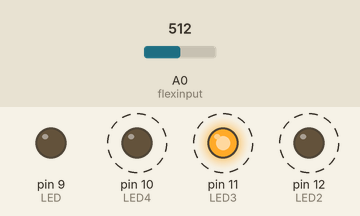
Bench run of a sketch on a simulated Arduino Uno, built with avr-gcc and run on an emulated ATmega328P. Shown: output pins drawn as LEDs (lit = HIGH). Dashed ring = blinking. The test bench sets the inputs (shaded band); at power-on: A0 (flexinput) = 512. What the sketch prints to the serial monitor is not drawn.

Above: at 0.87 s.
1.4 s: A0 (flexinput) set to 716
At 1.76 s:
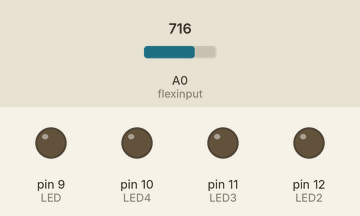
At 3.14 s:
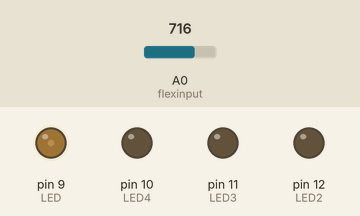
4.5 s: A0 (flexinput) set to 579
7.6 s: A0 (flexinput) set to 569
At 10.3 s:
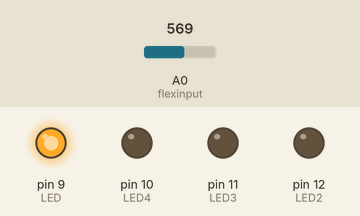
10.7 s: A0 (flexinput) set to 0
Timing chart, 0 to 14.8 s (numbered marks = the images above; inputs shaded):
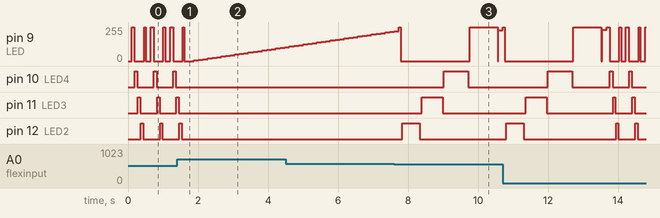

Measured:
- the behaviour switches between 570 and 569 on A0 (flexinput) (found by bisection; images 2 and 3)
- after the input at 1.4 s, pin 10 (LED4): stops changing and stays LOW; pin 11 (LED3), pin 12 (LED2): goes on until 1.5 s, then stays LOW
- after the input at 7.6 s, pin 10 (LED4): LOW → HIGH after 1.4 s, → LOW 0.70 s later; pin 11 (LED3): LOW → HIGH after 0.79 s, → LOW 0.60 s later; pin 12 (LED2): LOW → HIGH after 0.24 s, → LOW 0.50 s later
- by itself, pin 10 (LED4): alternates HIGH for 0.08 s and LOW for 0.47 s
- by itself, pin 11 (LED3): alternates HIGH for 0.07 s and LOW for 0.48 s
- by itself, pin 12 (LED2): alternates HIGH for 0.06 s and LOW for 0.49 s

The sketch:

Midterm_Physical_Computing.ino
```cpp
// Reads analogue sensor and writes value to the serial port


//FLEX SENSOR INPUT
const int flexinput = 0; //select the input pin for the sensor resistor
const int LED = 9; //connected to digital pin 13
const int LED2 = 12; //connected to digital pin 12
const int LED3 = 11; //connected to digital pin 11
const int LED4 = 10; //connected to digital pin 10


int brightness = 0;    // how bright the LED is
int fadeAmount = 5;    // how many points to fade the LED by


int val = 0;

void setup() {
Serial.begin(9600); // Start serial communication at 9600 bps
//analog pins are automatically set as inputs
pinMode(LED, OUTPUT); //sets the digital pin as output
pinMode(LED2, OUTPUT);
pinMode(LED3, OUTPUT);
pinMode(LED4, OUTPUT);
}

void loop() {
val = ((analogRead(flexinput))-540)*2; //read sensor and assign to variable called val
delay(100); // Wait 100 milliseconds
Serial.write(val); // use to send into processing
//Serial.println(val); //use to send to serial monitor in arduino


if (val < 60 && val > 40) {
 digitalWrite(LED, HIGH);
  delay(50);
  digitalWrite(LED, LOW);
  delay(50);


digitalWrite(LED2, HIGH);
  delay(500);
  digitalWrite(LED2, LOW);
  delay(50);

digitalWrite(LED3, HIGH);
  delay(600);
  digitalWrite(LED3, LOW);
  delay(40);

digitalWrite(LED4, HIGH);
  delay(700);
  digitalWrite(LED4, LOW);
  delay(30);

   digitalWrite(LED, HIGH);
  delay(800);
  digitalWrite(LED, LOW);
  delay(20);
}


if (val < 40) {

  digitalWrite(LED, HIGH);
  delay(85);
  digitalWrite(LED, LOW);
  delay(5);

digitalWrite(LED4, HIGH);
  delay(80);
  digitalWrite(LED4, LOW);
  delay(10);


digitalWrite(LED3, HIGH);
  delay(70);
  digitalWrite(LED3, LOW);
  delay(20);

  digitalWrite(LED2, HIGH);
  delay(60);
  digitalWrite(LED2, LOW);
  delay(30);

 digitalWrite(LED, HIGH);
  delay(50);
  digitalWrite(LED, LOW);
  delay(40);


}


else if(val > 50) {

analogWrite(LED, brightness);

  // change the brightness for next time through the loop:
  brightness = brightness + fadeAmount;

  // reverse the direction of the fading at the ends of the fade:
  if (brightness <= 0 || brightness >= 255) {
    fadeAmount = -fadeAmount;
  }
  // wait for 30 milliseconds to see the dimming effect
  delay(30);
  }

}
```
